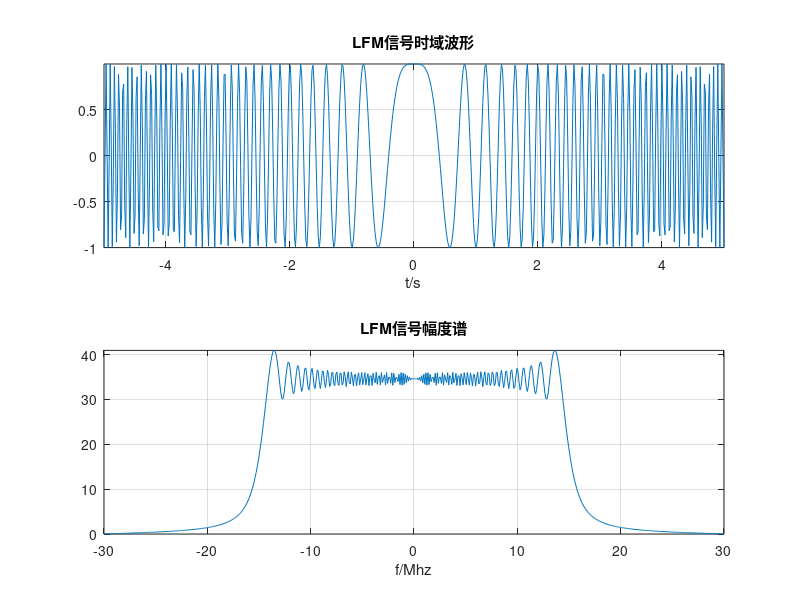

Write MATLAB code to recreate this figure.
T = 10e-6;
B = 30e6;
K = B / T;
Fs = 2 * B;
Ts = 1 / Fs;
N = T / Ts;
t = linspace(-T / 2, T / 2, N);
St = exp(j * pi * K * t.^2);
subplot(211)
plot(t * 1e6, real(St));
xlabel('t/s');
title('LFM信号时域波形');
grid on;
axis tight;
subplot(212);
freq = linspace(-Fs / 2, Fs / 2, N);
plot(freq * 1e-6, fftshift(abs(fft(St))));
xlabel('f/Mhz');
title('LFM信号幅度谱');
grid on;
axis tight;